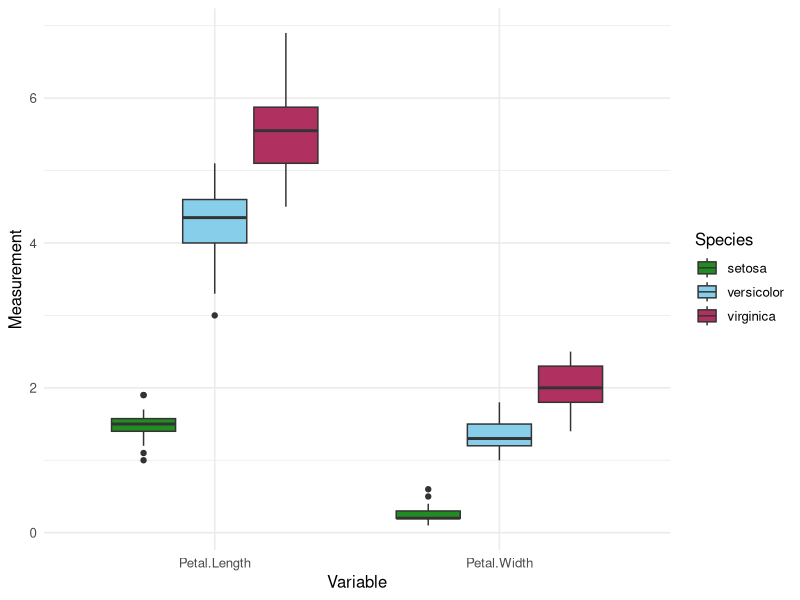

Generate this figure with R:
## ---- chunk 1
library(tidyverse)
data("iris")
## ---- chunk 2
knitr::opts_chunk$set(echo = TRUE)
## ---- chunk 3
#A) 
# YOUR CODE HERE

 
#B)
# YOUR CODE HERE

## ---- chunk 4
#A)
# YOUR CODE HERE

plot
## ---- chunk 5
#A)
# YOUR CODE HERE

empty_plot <- ggplot(data = iris)+
  labs(x ="Species", y = "Sepal Widths", title = "Blank")

## ---- chunk 6
# FIX AND IMPLEMENT CODE BELOW
#ggplot(iris, aes(x = Petal.Length, y = Sepal.Lenth), color = "Species")+
 # geom_line(size = Petal.Width)+
  #theme_minimal()

# A)
# YOUR CODE HERE
fixed_traits_plot <- ggplot(iris, aes(x = Petal.Length, y = Sepal.Length, color = Species))+
  geom_point(aes(size = Petal.Width))+
  theme_minimal()
## ---- chunk 7
# FIX AND IMPLEMENT CODE BELOW

#A) 
#ggplot(iris, aes(x = Sepal.Length, y = Sepal.Width, color = Species))+
#  geom_line(alpha = 0.5, aes(as.factor(Petal.Length)))+
#  theme(legend.position = "left")+
#  scale_x_continuous(limits = seq(0,Inf,2))

# YOUR CODE HERE
fixed_traits_plot_discrete <- ggplot(data = iris, aes(x = Sepal.Length, y = Sepal.Width))+
  geom_hex(bins = 10)+
  theme(legend.position = "left")+
  scale_x_continuous(breaks = seq(0,150,2))+
  scale_fill_viridis_b()+
  facet_wrap(~Species)
## ---- chunk 8
# YOUR CODE HERE

#A)
# YOUR CODE HERE
iris %>% 
  pivot_longer(cols = c(3:4),
               names_to = "Variable",
               values_to = "Measurement") %>% 
  ggplot(aes(x = Variable, y = Measurement, fill = Species))+
  geom_boxplot()+
  theme_minimal(12)+
  scale_fill_manual(values = c("setosa" = "forestgreen", "versicolor" = "skyblue", "virginica" = "maroon"))
  
## ---- chunk 9
# YOUR CODE HERE

#A)
# YOUR CODE HERE

#B)
# YOUR CODE HERE
## ---- chunk 10
#A)
# YOUR CODE HERE
#B)
# YOUR CODE HERE
## ---- chunk 11
#C)
# YOUR CODE HERE
